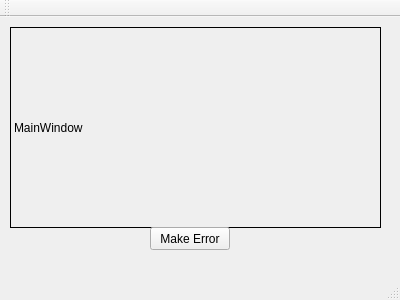
<?xml version="1.0" encoding="UTF-8"?>
<ui version="4.0">
 <class>MainWindow</class>
 <widget class="QMainWindow" name="MainWindow">
  <property name="geometry">
   <rect>
    <x>0</x>
    <y>0</y>
    <width>400</width>
    <height>300</height>
   </rect>
  </property>
  <property name="windowTitle">
   <string>MainWindow</string>
  </property>
  <widget class="QWidget" name="centralWidget">
   <widget class="QLabel" name="label">
    <property name="geometry">
     <rect>
      <x>10</x>
      <y>10</y>
      <width>371</width>
      <height>201</height>
     </rect>
    </property>
    <property name="frameShape">
     <enum>QFrame::Box</enum>
    </property>
    <property name="text">
     <string>MainWindow</string>
    </property>
   </widget>
   <widget class="QPushButton" name="pushButton">
    <property name="geometry">
     <rect>
      <x>150</x>
      <y>210</y>
      <width>80</width>
      <height>23</height>
     </rect>
    </property>
    <property name="text">
     <string>Make Error</string>
    </property>
   </widget>
  </widget>
  <widget class="QMenuBar" name="menuBar">
   <property name="geometry">
    <rect>
     <x>0</x>
     <y>0</y>
     <width>400</width>
     <height>20</height>
    </rect>
   </property>
  </widget>
  <widget class="QToolBar" name="mainToolBar">
   <attribute name="toolBarArea">
    <enum>TopToolBarArea</enum>
   </attribute>
   <attribute name="toolBarBreak">
    <bool>false</bool>
   </attribute>
  </widget>
  <widget class="QStatusBar" name="statusBar"/>
 </widget>
 <layoutdefault spacing="6" margin="11"/>
 <resources/>
 <connections/>
</ui>
